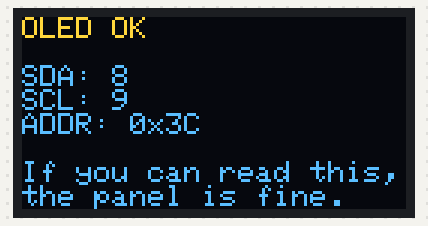
Simulated run of this sketch. Board: ESP32. Shown: 128×64 one-colour display. The OLED is the two-colour kind (top 16 rows yellow); what the sketch prints to the serial monitor is not drawn.

Above: at 1.0 s.

The sketch:

oled_diagnostic.ino
```cpp
#include <Adafruit_GFX.h>
#include <Adafruit_SH110X.h>
#include <Wire.h>

#define SCREEN_WIDTH 128
#define SCREEN_HEIGHT 64
#define OLED_RESET -1

struct PinPair {
  int sda;
  int scl;
};

const PinPair kPinPairs[] = {
  {8, 9},
  {9, 8},
  {5, 6},
  {6, 5},
  {1, 2},
  {2, 1},
  {3, 4},
  {4, 3},
};

const uint8_t kAddresses[] = {0x3C, 0x3D};

Adafruit_SH1106G display(SCREEN_WIDTH, SCREEN_HEIGHT, &Wire, OLED_RESET);

bool probeAddress(uint8_t address) {
  Wire.beginTransmission(address);
  return Wire.endTransmission() == 0;
}

void showSuccess(int sda, int scl, uint8_t address) {
  display.clearDisplay();
  display.setTextColor(SH110X_WHITE);
  display.setTextSize(1);
  display.setCursor(0, 0);
  display.println("OLED OK");
  display.println();
  display.print("SDA: ");
  display.println(sda);
  display.print("SCL: ");
  display.println(scl);
  display.print("ADDR: 0x");
  display.println(address, HEX);
  display.println();
  display.println("If you can read this,");
  display.println("the panel is fine.");
  display.display();
}

void blinkForever() {
  pinMode(LED_BUILTIN, OUTPUT);
  while (true) {
    digitalWrite(LED_BUILTIN, HIGH);
    delay(150);
    digitalWrite(LED_BUILTIN, LOW);
    delay(150);
  }
}

void setup() {
  Serial.begin(115200);
  delay(800);
  Serial.println();
  Serial.println("[OLED-DIAG] Starting");

  for (const PinPair& pair : kPinPairs) {
    Wire.end();
    Wire.begin(pair.sda, pair.scl);
    delay(80);

    Serial.print("[OLED-DIAG] Testing pins SDA=");
    Serial.print(pair.sda);
    Serial.print(" SCL=");
    Serial.println(pair.scl);

    for (uint8_t address : kAddresses) {
      if (!probeAddress(address)) {
        Serial.print("[OLED-DIAG] No response at 0x");
        Serial.println(address, HEX);
        continue;
      }

      Serial.print("[OLED-DIAG] Found response at 0x");
      Serial.println(address, HEX);

      if (display.begin(address, true)) {
        Serial.println("[OLED-DIAG] display.begin() OK");
        showSuccess(pair.sda, pair.scl, address);
        return;
      }

      Serial.println("[OLED-DIAG] display.begin() FAILED");
      delay(200);
    }
  }

  Serial.println("[OLED-DIAG] No working OLED combination found");
  blinkForever();
}

void loop() {
  delay(1000);
}
```
